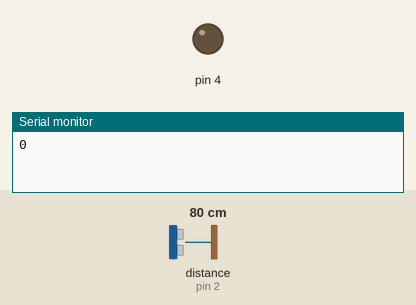
Simulated run of this sketch. Board: Arduino Uno, built with avr-gcc and run on an emulated ATmega328P. Shown: output pins drawn as LEDs (lit = HIGH), the last lines printed to the serial monitor. Wiring (inferred from the names in the program): ultrasonic range finder: trigger pin 3; echo pin 2. Inputs (shaded band) come from the test bench; at power-on: distance to the obstacle (sensor on pin 2) 80 cm. The echo pulse lasts 58.3 µs per cm; pins used as bus, display or sensor lines are not drawn.

Above: at 1.2 s.
1.3 s: distance to the obstacle (sensor on pin 2) set to 20 cm
2.8 s: distance to the obstacle (sensor on pin 2) set to 15 cm
At 3.4 s:
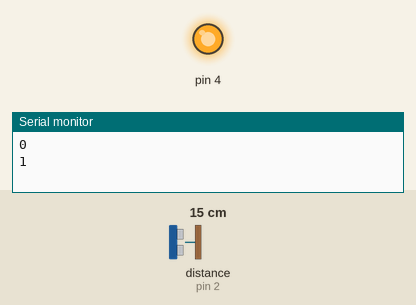
4.3 s: distance to the obstacle (sensor on pin 2) set to 18 cm
At 5.2 s:
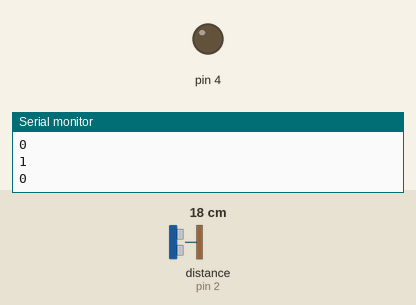
5.8 s: distance to the obstacle (sensor on pin 2) set to 2 cm
At 7.2 s:
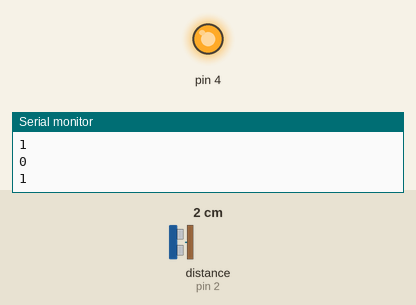
Timing chart, 0 to 8.3 s (numbered marks = the images above; inputs shaded):
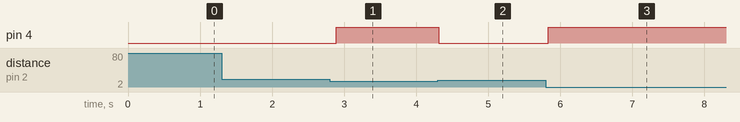

The sketch:

main.ino
```cpp
#define echoPin 2
#define trigPin 3

bool previousResult = true;
long duration;

void setup()
{
    pinMode(trigPin, OUTPUT);
    pinMode(echoPin, INPUT);
    Serial.begin(9600);
    pinMode(4, OUTPUT);
}
void loop()
{

    duration = getDistance();
    int result = (((duration / 100) > 500) || ((duration / 100) < 10));
    // if the button state has changed,
    if ((result != previousResult))
    {
        // and it's currently pressed:
        if (result == true)
        {
            Serial.println(1);
        }
        //if not pressed
        else
        {
            Serial.println(0);
        }
    }
    previousResult = result;
    digitalWrite(4, result);
    delay(100);
}

long getDistance()
{
    digitalWrite(trigPin, LOW);
    delayMicroseconds(2);
    digitalWrite(trigPin, HIGH);
    delayMicroseconds(10);
    digitalWrite(trigPin, LOW);
    return pulseIn(echoPin, HIGH);
}
```

Measured:
- the behaviour switches between 18 and 17 cm on distance to the obstacle (sensor on pin 2) (found by bisection; images 0 and 1)
- after the input at 1.3 s, every drawn part: stays the same
- after the input at 2.8 s, pin 4: LOW → HIGH after 0.09 s
- after the input at 4.3 s, pin 4: HIGH → LOW at once
- after the input at 5.8 s, pin 4: LOW → HIGH at once
